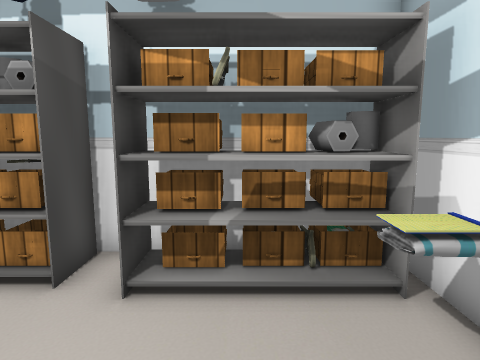
[1] (above)

14 first-person views from a walk through a scene from a Unity 3-D project. The camera is 1.2 m above the floor, tilts 8° down and sees 75° across. The floor is counted in squares, 0.5 m on a side. Each view is taken from the middle of a square. On the plan, view 1 faces up. The plan holds only what a view shows up to about 19 squares ahead; the rest is blank. The player is left out. Door leaves are left out, so doorways stand open. Some surface patterns are stand-ins.

[2]
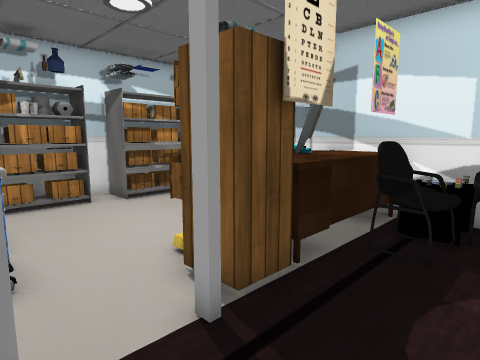

[3]
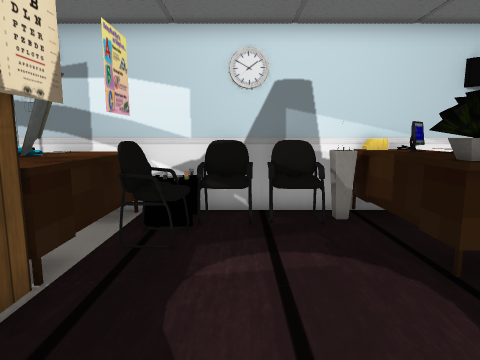

[4]
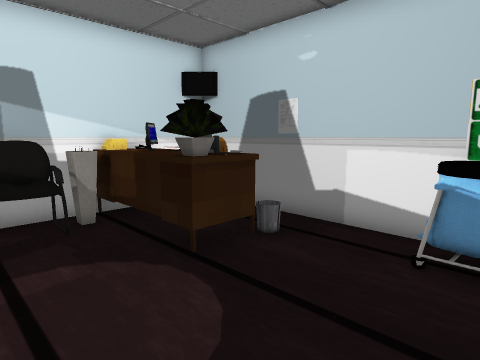

[5]
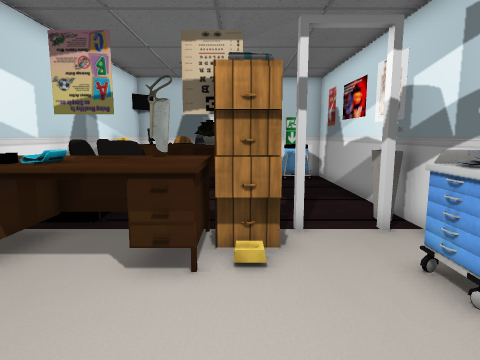

[6]
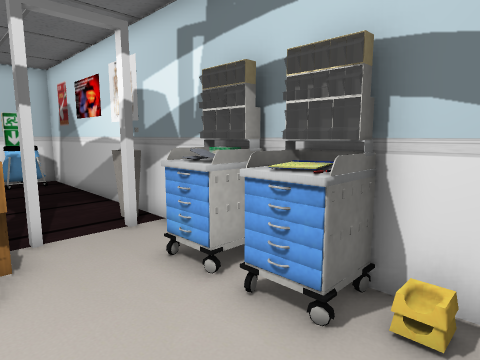

[7]
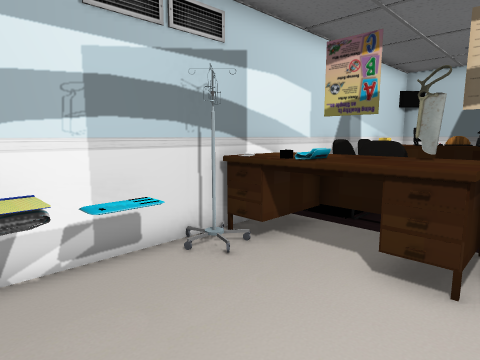

[8]
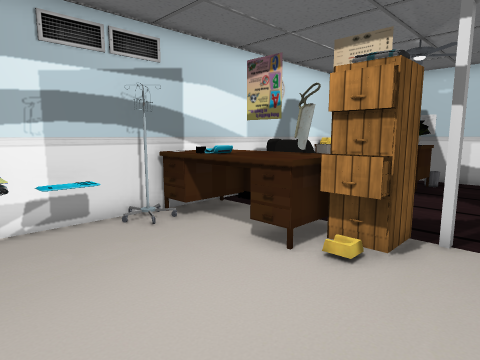

[9]
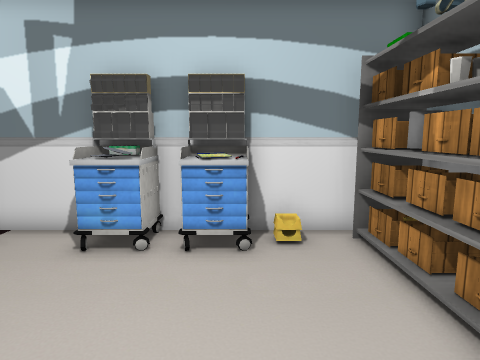

[10]
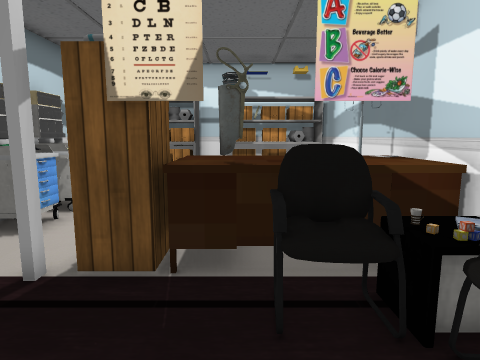

[11]
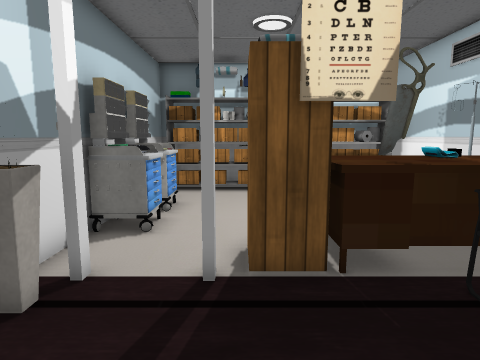

[12]
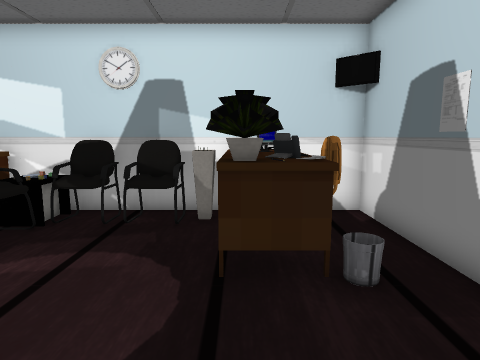

[13]
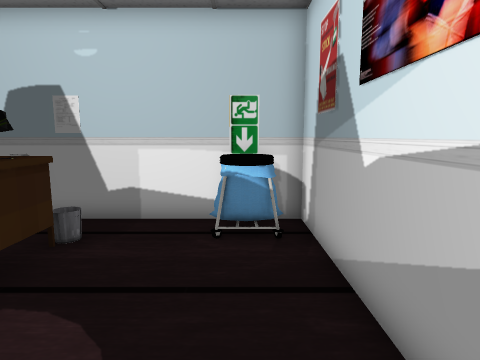

[14]
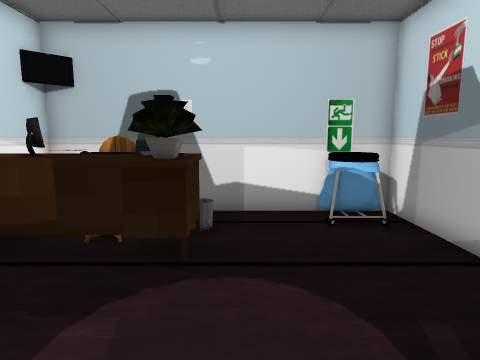

### Floor plan
Points are (right, up) in squares from view 1. A wall is a line through its corners. A room is listed if a view was taken in it or the views show most of it. See-through windows are left out.
Room 1 (views 1, 2, 3, 4, 5, 6, 7, 8, 9, 10, 11, 12, 13, 14)
walls: (-2.4, -4) (-1.5, -4) (-2.6, -4); (0.4, -4) (1.5, -4) (0.4, -4); (3, -10.6) (3, 6.3) (2.4, 6.3); (-1.4, 6.3) (-2.5, 6.3); (-7.8, 6.4) (-7.8, -14.9) (3, -14.9) (3, -12.4)
low walls: (-7.2, 3.4) (-6.8, 3.4) (-6.8, 2.8) (-7.4, 2.8)
objects: bin (-7, -14) to (-6, -13); other object (-7, -5); other object (-7, -4); other object (-7, -1); other object (-7, 0); other object (-7, 2); drawers (-7, 6) to (-6, 6); other object (-6, -1) to (-6, 0); other object (-6, 1); other object (-6, 2); drawers (-6, 5); drawers (-5, 4); drawers (-5, 5); drawers (-5, 6); cabinet (-4, -4) to (-2, -2); drawers (-4, 4); other object (-4, 5) to (-3, 5); other object (-4, 6); drawers (-3, 6); desk (-2, -13) to (-1, -13); other object (-2, -12); other object (-2, -11); desk (-2, -4) to (2, -1); shelf (-2, 4) to (2, 5); phone (-1, -12); desk (-1, -12) to (2, -11); chair (-1, -6) to (0, -4); drawers (-1, 5) to (-1, 6); chair (0, -13) to (1, -13); other object (0, -2) to (1, -2); drawers (0, 5); drawers (0, 6); other object (1, -12); chair (1, -9) to (2, -8); chair (1, -7) to (2, -6); desk (1, -5) to (2, -4); drawers (1, 5); drawers (1, 6); container (2, -11) to (3, -11); other object (2, -10); other object (2, -5); other object (2, -2) to (2, -1); other object (2, 0); other object (2, 1) to (2, 2); drawers (2, 5); other object (2, 6)

Where each view was taken, in squares from view 1:
view 1: 0 up, 0 right, facing up
view 2: 7 down, 7 left, facing up-right
view 3: 7 down, 7 left, facing right
view 4: 7 down, 7 left, facing down-right
view 5: 4 up, 3 left, facing down
view 6: 4 up, 3 left, facing down-left
view 7: 4 up, 3 left, facing down-right
view 8: 4 up, 6 left, facing down-right
view 9: 2 up, 0 right, facing left
view 10: 9 down, 1 left, facing up
view 11: 9 down, 4 left, facing up
view 12: 11 down, 7 left, facing right
view 13: 6 down, 6 left, facing down
view 14: 5 down, 3 left, facing down
